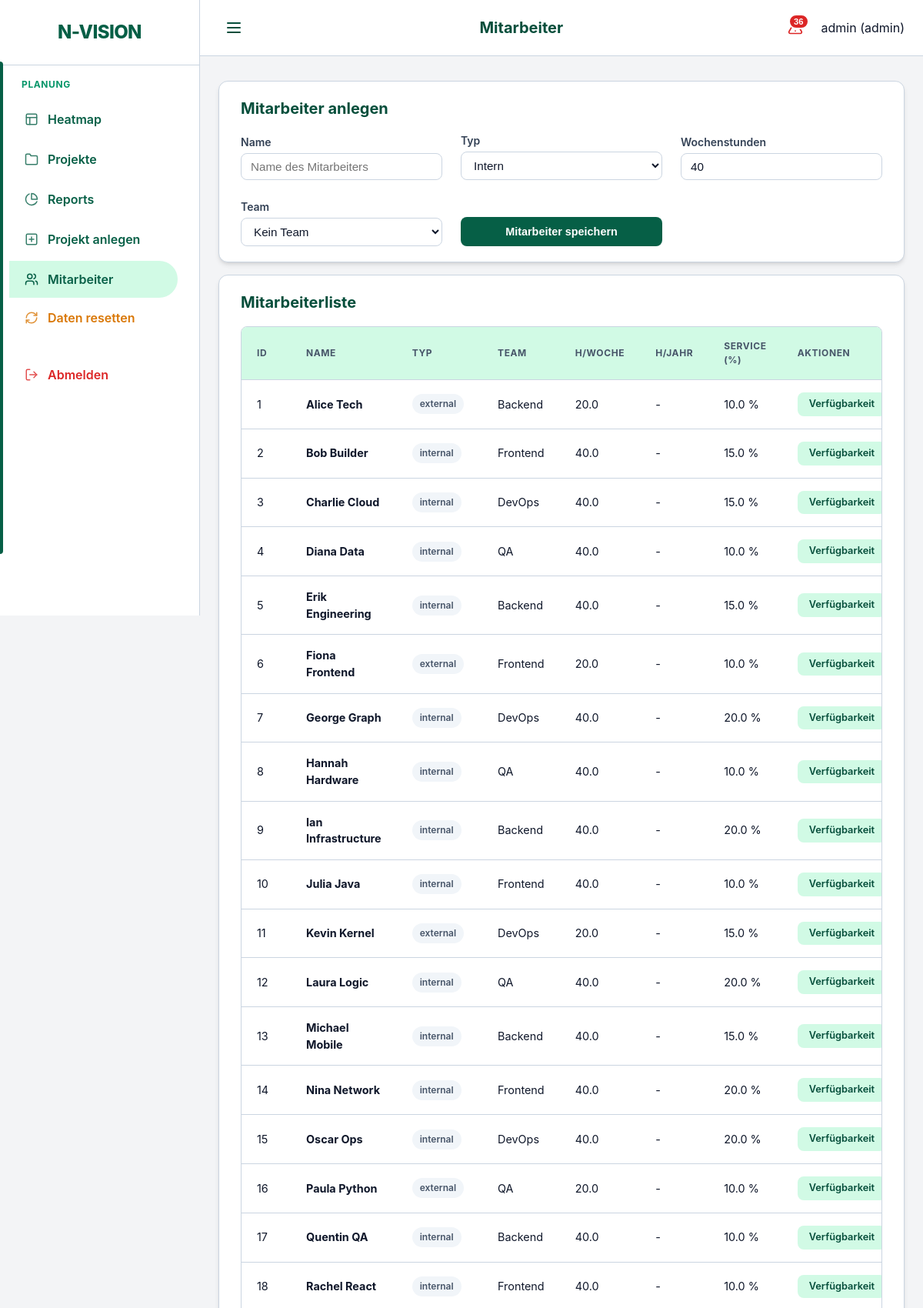
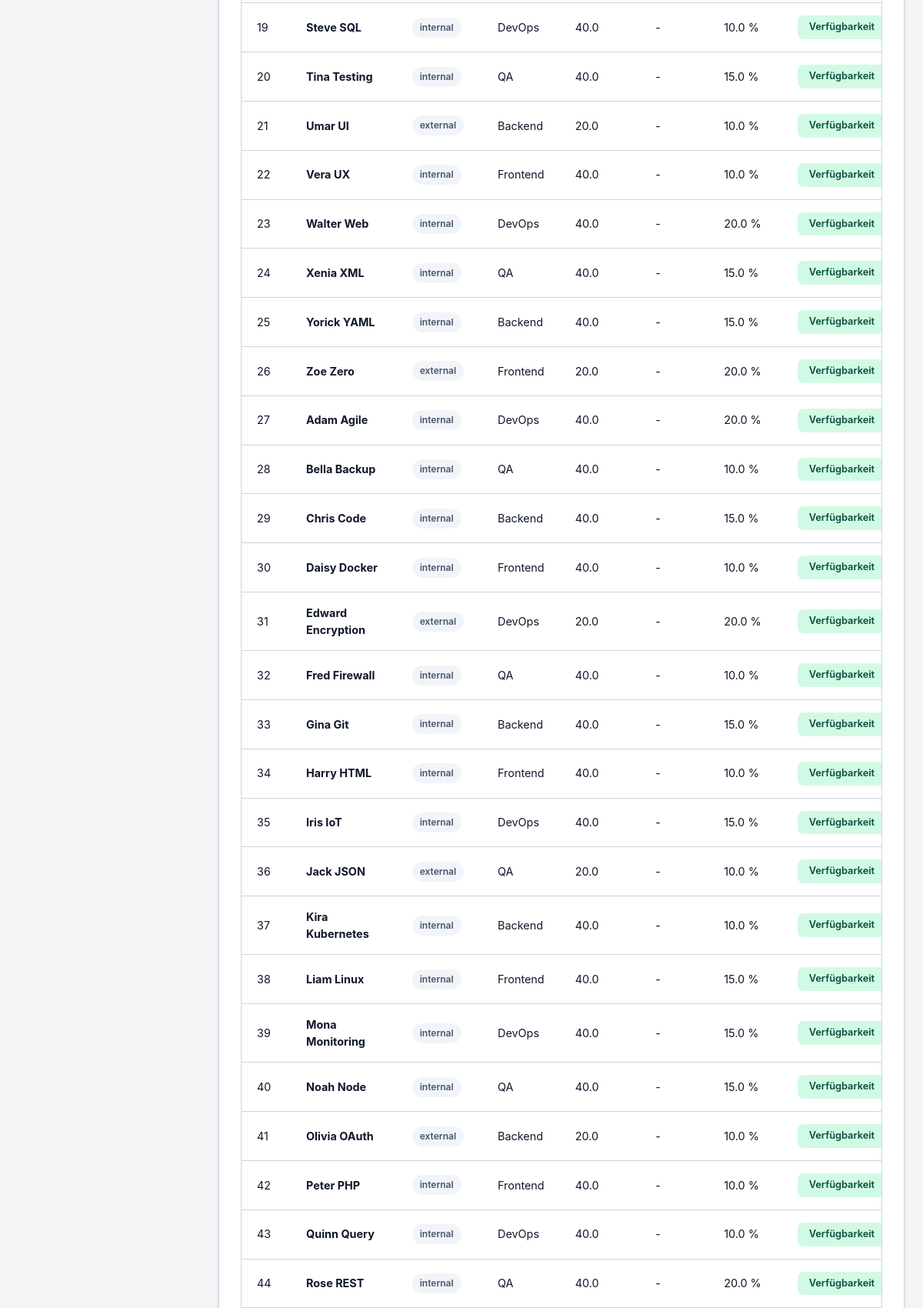
Page /ui/employees (signed in, upper part) on the committed database (2 pictures, top to bottom).
### models.py (models this page shows)
class User(Base):
    __tablename__ = "users"
    id = Column(Integer, primary_key=True, index=True)
    username = Column(String, unique=True, index=True)
    hashed_password = Column(String)
    role = Column(Enum(UserRole), default=UserRole.EMPLOYEE)
    employee_id = Column(Integer, ForeignKey("employees.id"), nullable=True)
    is_active = Column(Boolean, default=True)
    employee = relationship("Employee", back_populates="user")

class Employee(Base):
    __tablename__ = "employees"
    id = Column(Integer, primary_key=True, index=True)
    name = Column(String, index=True)
    type = Column(Enum(ResourceType), default=ResourceType.INTERNAL)
    role_id = Column(Integer, ForeignKey("roles.id"))
    team_id = Column(Integer, ForeignKey("teams.id"))
    weekly_hours = Column(Float, default=40.0)
    annual_hours_target = Column(Float, nullable=True) # Neuer Wert für Jahresplanung
    employment_start = Column(Date)
    employment_end = Column(Date, nullable=True)
    role = relationship("Role", back_populates="employees")
    team = relationship("Team", back_populates="employees")
    staffings = relationship("Staffing", back_populates="employee")
    service_allocations = relationship("ServiceAllocation", back_populates="employee")
    absences = relationship("Absence", back_populates="employee")
    user = relationship("User", back_populates="employee", uselist=False)
    bookings = relationship("Booking", back_populates="employee")

class Team(Base):
    __tablename__ = "teams"
    id = Column(Integer, primary_key=True, index=True)
    name = Column(String, unique=True, index=True)
    employees = relationship("Employee", back_populates="team")

class ServiceAllocation(Base):
    __tablename__ = "service_allocations"
    id = Column(Integer, primary_key=True, index=True)
    employee_id = Column(Integer, ForeignKey("employees.id"))
    capacity_percent = Column(Float) # e.g. 20.0 for 20%
    description = Column(String, nullable=True)
    employee = relationship("Employee", back_populates="service_allocations")

### main.py (the view)
@app.get("/ui/employees", response_class=HTMLResponse)
def ui_employees(request: Request, db: Session = Depends(get_db), user: models.User = Depends(admin_required)):
    employees = db.query(models.Employee).all()
    teams = db.query(models.Team).all()
    return templates.TemplateResponse(
        request=request, name="employees.html", context={
            "employees": employees,
            "teams": teams,
            "active_page": "employees",
            "user": user
        }
    )

### templates/employees.html (shortened to what this page needs)
{% extends "base.html" %}
{% set title = "Mitarbeiter" %}
{% block content %}
<div class="card">
    <h2>Mitarbeiter anlegen</h2>
    <form action="/ui/employees/add" method="post" style="display: grid; grid-template-columns: repeat(auto-fit, minmax(200px, 1fr)); gap: 1.5rem; align-items: end;">
        <div class="form-group" style="margin-bottom: 0;">
            <label>Name</label>
            <input type="text" name="name" required placeholder="Name des Mitarbeiters">
        </div>
        <div class="form-group" style="margin-bottom: 0;">
            <label>Typ</label>
            <select name="type">
                <option value="internal">Intern</option>
            </select>
        </div>
        <div class="form-group" style="margin-bottom: 0;">
            <label>Wochenstunden</label>
            <input type="number" name="weekly_hours" value="40" step="0.5">
        </div>
        <div class="form-group" style="margin-bottom: 0;">
            <label>Team</label>
            <select name="team_id">
                <option value="">Kein Team</option>
            </select>
        </div>
        <div>
            <button type="submit" class="btn btn-primary" style="width: 100%;">Mitarbeiter speichern</button>
        </div>
    </form>
</div>
<div class="card">
    <h2>Mitarbeiterliste</h2>
    <div class="modern-table-wrapper">
        <table class="modern-table">
            <thead>
                <tr>
                    <th>ID</th>
                    <th>Name</th>
                    <th>Typ</th>
                    <th>Team</th>
                    <th>h/Woche</th>
                    <th>h/Jahr</th>
                    <th>Service (%)</th>
                    <th>Aktionen</th>
                </tr>
            </thead>
            <tbody>
                {% for r in employees %}
                <tr>
                    <td>{{ r.id }}</td>
                    <td><a href="/ui/employees/{{ r.id }}/plan" style="color: inherit; text-decoration: none;"><strong>{{ r.name }}</strong></a></td>
                    <td>
                        <span class="badge badge-default">{{ r.type.value }}</span>
                    </td>
                    <td>{{ r.team.name if r.team else "-" }}</td>
                    <td>{{ r.weekly_hours }}</td>
                    <td>{{ r.annual_hours_target if r.annual_hours_target else "-" }}</td>
                    <td>
                        {% if r.service_allocations %}
                            {{ r.service_allocations[0].capacity_percent | round(1) }} %
                        {% else %}
                            0 %
                        {% endif %}
                    </td>
                    <td>
                        <a href="/ui/employees/{{ r.id }}/plan" class="btn btn-small btn-details">Verfügbarkeit</a>
                    </td>
                </tr>
                {% endfor %}
            </tbody>
        </table>
    </div>
</div>
{% endblock %}

### templates/base.html (shortened to what this page needs)
<!DOCTYPE html>
<html lang="de">
<head>
    <link rel="stylesheet" href="{{ static_url('/static/styles.css') }}">
</head>
<body>
<div class="app-layout">
    <aside class="sidebar">
        <div class="sidebar-header">
            <div class="brand-title">N-VISION</div>
        </div>
        <nav class="sidebar-nav">
            <div class="nav-group">
                <span class="nav-label">Planung</span>
                <a href="/" class="{% if active_page == 'heatmap' %}active{% endif %}">
                    <svg xmlns="http://www.w3.org/2000/svg" width="18" height="18" viewBox="0 0 24 24" fill="none" stroke="currentColor" stroke-width="2" stroke-linecap="round" stroke-linejoin="round" class="nav-icon"><rect width="18" height="18" x="3" y="3" rx="2"/><path d="M3 9h18"/><path d="M9 21V9"/></svg>
                    <span>Heatmap</span>
                </a>
                <a href="/ui/projects" class="{% if active_page == 'projects' %}active{% endif %}">
                    <svg xmlns="http://www.w3.org/2000/svg" width="18" height="18" viewBox="0 0 24 24" fill="none" stroke="currentColor" stroke-width="2" stroke-linecap="round" stroke-linejoin="round" class="nav-icon"><path d="M22 19a2 2 0 0 1-2 2H4a2 2 0 0 1-2-2V5a2 2 0 0 1 2-2h5l2 3h9a2 2 0 0 1 2 2z"/></svg>
                    <span>Projekte</span>
                </a>
                <a href="/ui/reports" class="{% if active_page == 'reports' %}active{% endif %}">
                    <svg xmlns="http://www.w3.org/2000/svg" width="18" height="18" viewBox="0 0 24 24" fill="none" stroke="currentColor" stroke-width="2" stroke-linecap="round" stroke-linejoin="round" class="nav-icon"><path d="M21.21 15.89A10 10 0 1 1 8 2.83"></path><path d="M22 12A10 10 0 0 0 12 2v10z"></path></svg>
                    <span>Reports</span>
                </a>
                {% if request.state.user and request.state.user.role.value == 'admin' %}
                <a href="/ui/projects/add" class="{% if active_page == 'project_add' %}active{% endif %}">
                    <svg xmlns="http://www.w3.org/2000/svg" width="18" height="18" viewBox="0 0 24 24" fill="none" stroke="currentColor" stroke-width="2" stroke-linecap="round" stroke-linejoin="round" class="nav-icon"><rect width="18" height="18" x="3" y="3" rx="2"/><path d="M12 8v8"/><path d="M8 12h8"/></svg>
                    <span>Projekt anlegen</span>
                </a>
                <a href="/ui/employees" class="{% if active_page == 'employees' %}active{% endif %}">
                    <span>Mitarbeiter</span>
                </a>
                <form action="/seed/" method="post" style="display: block;">
                    <button type="submit" class="nav-button-link" style="color: var(--warning);" onclick="return confirm('Sicher? Alle aktuellen Daten gehen verloren und werden durch Testdaten ersetzt.')">
                        <span>Daten resetten</span>
                    </button>
                </form>
                {% endif %}
            </div>
            <div class="nav-group" style="margin-top: auto;">
                <a href="/logout" style="color: var(--danger);">
                    <span>Abmelden</span>
                </a>
            </div>
        </nav>
    </aside>
    <div class="main-wrapper">
        <header class="top-bar">
            <button class="menu-toggle" id="menuToggle" aria-label="Menü öffnen">
                <svg xmlns="http://www.w3.org/2000/svg" width="24" height="24" viewBox="0 0 24 24" fill="none" stroke="currentColor" stroke-width="2" stroke-linecap="round" stroke-linejoin="round"><line x1="4" x2="20" y1="12" y2="12"/><line x1="4" x2="20" y1="6" y2="6"/><line x1="4" x2="20" y1="18" y2="18"/></svg>
            </button>
            <h1 class="page-title">{{ title if title else "N-VISION" }}</h1>
            <div class="user-info" style="display: flex; align-items: center; gap: 1rem;">
                {% if request.state.user %}
                {% set criticals = get_critical_projects(request) %}
                <button class="critical-trigger" id="criticalTrigger" title="Kritische Projekte">
                    {% if criticals|length > 0 %}
                    <span class="critical-badge">{{ criticals|length }}</span>
                    {% endif %}
                </button>
                {% endif %}
                <span>{{ request.state.user.username if request.state.user else "Gast" }} ({{ request.state.user.role.value if request.state.user else "" }})</span>
            </div>
        </header>
        <main class="content-area">
            {% block content %}{% endblock %}
        </main>
    </div>
</div>
</body>
</html>

### rows in the picture
User: state.user "admin", state.user.role "admin"
Employee: id "1", name "Alice Tech", type.value "external", team "Backend", weekly_hours "20.0", annual_hours_target "-", capacity_percent "10.0"
Employee: id "2", name "Bob Builder", type.value "internal", team "Frontend", weekly_hours "40.0", annual_hours_target "-", capacity_percent "15.0"
Employee: id "3", name "Charlie Cloud", type.value "internal", team "DevOps", weekly_hours "40.0", annual_hours_target "-", capacity_percent "15.0"
Employee: id "4", name "Diana Data", type.value "internal", team "QA", weekly_hours "40.0", annual_hours_target "-", capacity_percent "10.0"
Employee: id "5", name "Erik Engineering", type.value "internal", team "Backend", weekly_hours "40.0", annual_hours_target "-", capacity_percent "15.0"
Employee: id "6", name "Fiona Frontend", type.value "external", team "Frontend", weekly_hours "20.0", annual_hours_target "-", capacity_percent "10.0"
Employee: id "7", name "George Graph", type.value "internal", team "DevOps", weekly_hours "40.0", annual_hours_target "-", capacity_percent "20.0"
Employee: id "8", name "Hannah Hardware", type.value "internal", team "QA", weekly_hours "40.0", annual_hours_target "-", capacity_percent "10.0"
Employee: id "9", name "Ian Infrastructure", type.value "internal", team "Backend", weekly_hours "40.0", annual_hours_target "-", capacity_percent "20.0"
Employee: id "10", name "Julia Java", type.value "internal", team "Frontend", weekly_hours "40.0", annual_hours_target "-", capacity_percent "10.0"
Employee: id "11", name "Kevin Kernel", type.value "external", team "DevOps", weekly_hours "20.0", annual_hours_target "-", capacity_percent "15.0"
Employee: id "12", name "Laura Logic", type.value "internal", team "QA", weekly_hours "40.0", annual_hours_target "-", capacity_percent "20.0"
Employee: id "13", name "Michael Mobile", type.value "internal", team "Backend", weekly_hours "40.0", annual_hours_target "-", capacity_percent "15.0"
Employee: id "14", name "Nina Network", type.value "internal", team "Frontend", weekly_hours "40.0", annual_hours_target "-", capacity_percent "20.0"
Employee: id "15", name "Oscar Ops", type.value "internal", team "DevOps", weekly_hours "40.0", annual_hours_target "-", capacity_percent "20.0"
Employee: id "16", name "Paula Python", type.value "external", team "QA", weekly_hours "20.0", annual_hours_target "-", capacity_percent "10.0"
Employee: id "17", name "Quentin QA", type.value "internal", team "Backend", weekly_hours "40.0", annual_hours_target "-", capacity_percent "10.0"
Employee: id "18", name "Rachel React", type.value "internal", team "Frontend", weekly_hours "40.0", annual_hours_target "-", capacity_percent "10.0"
Employee: id "19", name "Steve SQL", type.value "internal", team "DevOps", weekly_hours "40.0", annual_hours_target "-", capacity_percent "10.0"
Employee: id "20", name "Tina Testing", type.value "internal", team "QA", weekly_hours "40.0", annual_hours_target "-", capacity_percent "15.0"
Employee: id "21", name "Umar UI", type.value "external", team "Backend", weekly_hours "20.0", annual_hours_target "-", capacity_percent "10.0"
Employee: id "22", name "Vera UX", type.value "internal", team "Frontend", weekly_hours "40.0", annual_hours_target "-", capacity_percent "10.0"
Employee: id "23", name "Walter Web", type.value "internal", team "DevOps", weekly_hours "40.0", annual_hours_target "-", capacity_percent "20.0"
Employee: id "24", name "Xenia XML", type.value "internal", team "QA", weekly_hours "40.0", annual_hours_target "-", capacity_percent "15.0"
Employee: id "25", name "Yorick YAML", type.value "internal", team "Backend", weekly_hours "40.0", annual_hours_target "-", capacity_percent "15.0"
Employee: id "26", name "Zoe Zero", type.value "external", team "Frontend", weekly_hours "20.0", annual_hours_target "-", capacity_percent "20.0"
Employee: id "27", name "Adam Agile", type.value "internal", team "DevOps", weekly_hours "40.0", annual_hours_target "-", capacity_percent "20.0"
Employee: id "28", name "Bella Backup", type.value "internal", team "QA", weekly_hours "40.0", annual_hours_target "-", capacity_percent "10.0"
Employee: id "29", name "Chris Code", type.value "internal", team "Backend", weekly_hours "40.0", annual_hours_target "-", capacity_percent "15.0"
Employee: id "30", name "Daisy Docker", type.value "internal", team "Frontend", weekly_hours "40.0", annual_hours_target "-", capacity_percent "10.0"
Employee: id "31", name "Edward Encryption", type.value "external", team "DevOps", weekly_hours "20.0", annual_hours_target "-", capacity_percent "20.0"
Employee: id "32", name "Fred Firewall", type.value "internal", team "QA", weekly_hours "40.0", annual_hours_target "-", capacity_percent "10.0"
Employee: id "33", name "Gina Git", type.value "internal", team "Backend", weekly_hours "40.0", annual_hours_target "-", capacity_percent "15.0"
Employee: id "34", name "Harry HTML", type.value "internal", team "Frontend", weekly_hours "40.0", annual_hours_target "-", capacity_percent "10.0"
Employee: id "35", name "Iris IoT", type.value "internal", team "DevOps", weekly_hours "40.0", annual_hours_target "-", capacity_percent "15.0"
Employee: id "36", name "Jack JSON", type.value "external", team "QA", weekly_hours "20.0", annual_hours_target "-", capacity_percent "10.0"
Employee: id "37", name "Kira Kubernetes", type.value "internal", team "Backend", weekly_hours "40.0", annual_hours_target "-", capacity_percent "10.0"
Employee: id "38", name "Liam Linux", type.value "internal", team "Frontend", weekly_hours "40.0", annual_hours_target "-", capacity_percent "15.0"
Employee: id "39", name "Mona Monitoring", type.value "internal", team "DevOps", weekly_hours "40.0", annual_hours_target "-", capacity_percent "15.0"
Employee: id "40", name "Noah Node", type.value "internal", team "QA", weekly_hours "40.0", annual_hours_target "-", capacity_percent "15.0"
Employee: id "41", name "Olivia OAuth", type.value "external", team "Backend", weekly_hours "20.0", annual_hours_target "-", capacity_percent "10.0"
Employee: id "42", name "Peter PHP", type.value "internal", team "Frontend", weekly_hours "40.0", annual_hours_target "-", capacity_percent "10.0"
Employee: id "43", name "Quinn Query", type.value "internal", team "DevOps", weekly_hours "40.0", annual_hours_target "-", capacity_percent "10.0"
Employee: id "44", name "Rose REST", type.value "internal", team "QA", weekly_hours "40.0", annual_hours_target "-", capacity_percent "20.0"

### other values in the picture
{{ title if title else "N-VISION" }} "Mitarbeiter"
{{ criticals|length }} "36"
